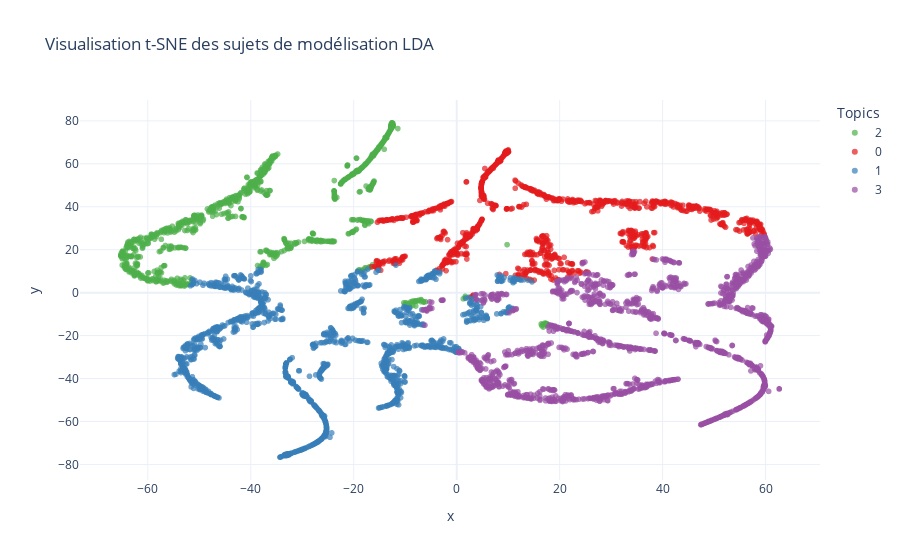

Write notebook code for a chart like this one.
### Markdown cell above
Les vecteurs de sujets, qui sont les sorties du modèle LDA, représentent la répartition des sujets pour chaque commentaire. Ils capturent l'information de haut niveau sur les "sujets" ou les thèmes principaux présents dans chaque commentaire. L'application de t-SNE sur ces vecteurs donnera une visualisation en 2D où chaque point représente un commentaire et les commentaires similaires en termes de sujets seront regroupés ensemble.

### Code cell
dominant_topics = plot_tsne(topic_vectors)

### Figure 1 — Plotly figure (JSON) as saved in the notebook; plotly's stock layout.template omitted (floating-point values rounded to 4 significant figures; data arrays with more than 128 entries replaced by an {"elided": "..."} marker saying what was removed)
{"data": [{"hovertemplate": "<b>%{hovertext}</b><br><br>Sujet Dominant=2<br>x=%{x}<br>y=%{y}<extra></extra>", "hovertext": {"elided": "960 float values"}, "legendgroup": "2", "marker": {"color": "rgb(77,175,74)", "opacity": 0.7, "size": 6, "symbol": "circle"}, "mode": "markers", "name": "2", "showlegend": true, "type": "scattergl", "x": {"elided": "960 float values"}, "xaxis": "x", "y": {"elided": "960 float values"}, "yaxis": "y"}, {"hovertemplate": "<b>%{hovertext}</b><br><br>Sujet Dominant=0<br>x=%{x}<br>y=%{y}<extra></extra>", "hovertext": {"elided": "1056 float values"}, "legendgroup": "0", "marker": {"color": "rgb(228,26,28)", "opacity": 0.7, "size": 6, "symbol": "circle"}, "mode": "markers", "name": "0", "showlegend": true, "type": "scattergl", "x": {"elided": "1056 float values"}, "xaxis": "x", "y": {"elided": "1056 float values"}, "yaxis": "y"}, {"hovertemplate": "<b>%{hovertext}</b><br><br>Sujet Dominant=1<br>x=%{x}<br>y=%{y}<extra></extra>", "hovertext": {"elided": "1422 float values"}, "legendgroup": "1", "marker": {"color": "rgb(55,126,184)", "opacity": 0.7, "size": 6, "symbol": "circle"}, "mode": "markers", "name": "1", "showlegend": true, "type": "scattergl", "x": {"elided": "1422 float values"}, "xaxis": "x", "y": {"elided": "1422 float values"}, "yaxis": "y"}, {"hovertemplate": "<b>%{hovertext}</b><br><br>Sujet Dominant=3<br>x=%{x}<br>y=%{y}<extra></extra>", "hovertext": {"elided": "1562 float values"}, "legendgroup": "3", "marker": {"color": "rgb(152,78,163)", "opacity": 0.7, "size": 6, "symbol": "circle"}, "mode": "markers", "name": "3", "showlegend": true, "type": "scattergl", "x": {"elided": "1562 float values"}, "xaxis": "x", "y": {"elided": "1562 float values"}, "yaxis": "y"}], "layout": {"legend": {"title": {"text": "Topics"}, "tracegroupgap": 0}, "title": {"text": "Visualisation t-SNE des sujets de modélisation LDA"}, "xaxis": {"anchor": "y", "domain": [0, 1], "title": {"text": "x"}}, "yaxis": {"anchor": "x", "domain": [0, 1], "title": {"text": "y"}}}}
